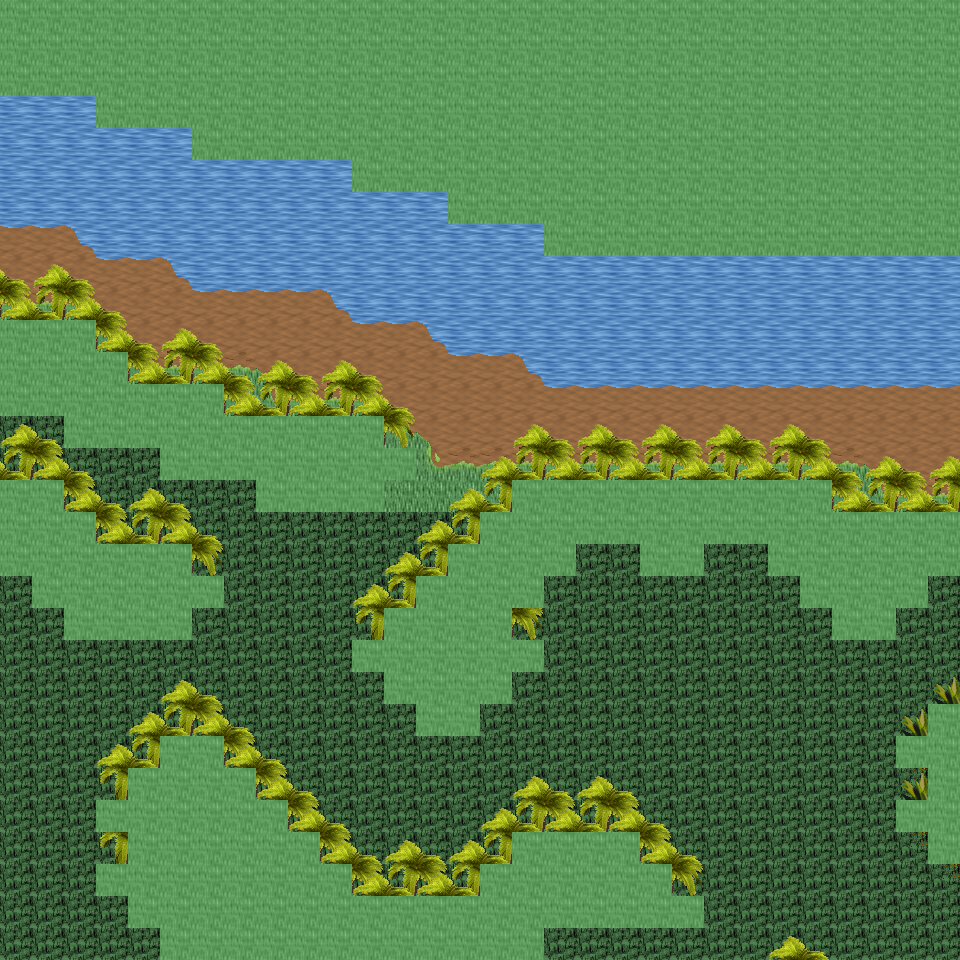

Rendered tile map (Tiled .tmx) drawn with the repository's tilesets; below, a short description and the map source with its tile grids summarised:
An orthogonal 30x30 tile map with 32x32 px tiles, 6 tile layers (Ground, Object, Object2, Above, ...), 35 tilesets and 8 objects (8x mapExit).

<map version="1.0" orientation="orthogonal" renderorder="right-down" width="30" height="30" tilewidth="32" tileheight="32" nextobjectid="9">
  <tileset firstgid="1" name="tileset_ground_ground" tilewidth="32" tileheight="32" tilecount="33" columns="3">
    <image source="../drawable/tileset_ground_ground.png" width="96" height="352" />
  </tileset>
  <tileset firstgid="34" name="tileset_ground_water_pool" tilewidth="32" tileheight="32" tilecount="72" columns="3">
    <image source="../drawable/tileset_ground_water_pool.png" width="96" height="768" />
  </tileset>
  <tileset firstgid="106" name="tileset_ground_water_pool_corners" tilewidth="32" tileheight="32" tilecount="72" columns="3">
    <image source="../drawable/tileset_ground_water_pool_corners.png" width="96" height="768" />
  </tileset>
  <tileset firstgid="178" name="tileset_ground_grass_edges" tilewidth="32" tileheight="32" tilecount="36" columns="12">
    <image source="../drawable/tileset_ground_grass_edges.png" width="384" height="96" />
  </tileset>
  <tileset firstgid="214" name="tileset_ground_grass_corners" tilewidth="32" tileheight="32" tilecount="24" columns="6">
    <image source="../drawable/tileset_ground_grass_corners.png" width="192" height="128" />
  </tileset>
  <tileset firstgid="238" name="tileset_plant_tree_palm_tree" tilewidth="32" tileheight="32" tilecount="6" columns="2">
    <image source="../drawable/tileset_plant_tree_palm_tree.png" width="64" height="96" />
  </tileset>
  <tileset firstgid="244" name="tileset_logic_creature_animal" tilewidth="32" tileheight="32" tilecount="32" columns="8">
    <image source="../drawable/tileset_logic_creature_animal.png" width="256" height="128" />
  </tileset>
  <tileset firstgid="276" name="tileset_logic_collision" tilewidth="32" tileheight="32" tilecount="1" columns="1">
    <image source="../drawable/tileset_logic_collision.png" width="32" height="32" />
  </tileset>
  <tileset firstgid="277" name="tileset_ground_ridge_earth_pale" tilewidth="32" tileheight="32" tilecount="96" columns="12">
    <image source="../drawable/tileset_ground_ridge_earth_pale.png" width="384" height="256" />
  </tileset>
  <tileset firstgid="373" name="tileset_object_tent" tilewidth="32" tileheight="32" tilecount="9" columns="3">
    <image source="../drawable/tileset_object_tent.png" width="96" height="96" />
  </tileset>
  <tileset firstgid="382" name="tileset_furniture_light_iron_lamp" tilewidth="32" tileheight="32" tilecount="3" columns="1">
    <image source="../drawable/tileset_furniture_light_iron_lamp.png" width="32" height="96" />
  </tileset>
  <tileset firstgid="385" name="tileset_furniture_light_flames" tilewidth="32" tileheight="32" tilecount="6" columns="6">
    <image source="../drawable/tileset_furniture_light_flames.png" width="192" height="32" />
  </tileset>
  <tileset firstgid="391" name="tileset_furniture_table_long_front_on_pale" tilewidth="32" tileheight="32" tilecount="3" columns="1">
    <image source="../drawable/tileset_furniture_table_long_front_on_pale.png" width="32" height="96" />
  </tileset>
  <tileset firstgid="394" name="tileset_furniture_chair_wooden_pale" tilewidth="32" tileheight="32" tilecount="4" columns="2">
    <image source="../drawable/tileset_furniture_chair_wooden_pale.png" width="64" height="64" />
  </tileset>
  <tileset firstgid="398" name="tileset_item_food_meals_1" tilewidth="32" tileheight="32" tilecount="2" columns="2">
    <image source="../drawable/tileset_item_food_meals_1.png" width="64" height="32" />
  </tileset>
  <tileset firstgid="400" name="tileset_item_drink_red_wine" tilewidth="32" tileheight="32" tilecount="4" columns="2">
    <image source="../drawable/tileset_item_drink_red_wine.png" width="64" height="64" />
  </tileset>
  <tileset firstgid="404" name="tileset_item_fishrods" tilewidth="32" tileheight="32" tilecount="12" columns="4">
    <image source="../drawable/tileset_item_fishrods.png" width="128" height="96" />
  </tileset>
  <tileset firstgid="416" name="tileset_building_wall_wood" tilewidth="32" tileheight="32" tilecount="16" columns="4">
    <image source="../drawable/tileset_building_wall_wood.png" width="128" height="128" />
  </tileset>
  <tileset firstgid="432" name="tileset_building_door_door_e" tilewidth="32" tileheight="32" tilecount="6" columns="2">
    <image source="../drawable/tileset_building_door_door_e.png" width="64" height="96" />
  </tileset>
  <tileset firstgid="438" name="tileset_building_door_door_w" tilewidth="32" tileheight="32" tilecount="6" columns="2">
    <image source="../drawable/tileset_building_door_door_w.png" width="64" height="96" />
  </tileset>
  <tileset firstgid="444" name="tileset_item_pot_barrel_tall" tilewidth="32" tileheight="32" tilecount="2" columns="1">
    <image source="../drawable/tileset_item_pot_barrel_tall.png" width="32" height="64" />
  </tileset>
  <tileset firstgid="446" name="tileset_building_fence_fence_chunky" tilewidth="32" tileheight="32" tilecount="21" columns="3">
    <image source="../drawable/tileset_building_fence_fence_chunky.png" width="96" height="224" />
  </tileset>
  <tileset firstgid="467" name="tileset_plant_bush_blue_green" tilewidth="32" tileheight="32" tilecount="1" columns="1">
    <image source="../drawable/tileset_plant_bush_blue_green.png" width="32" height="32" />
  </tileset>
  <tileset firstgid="468" name="tileset_logic_item_sheepfood" tilewidth="32" tileheight="32" tilecount="1" columns="1">
    <image source="../drawable/tileset_logic_item_sheepfood.png" width="32" height="32" />
  </tileset>
  <tileset firstgid="469" name="tileset_logic_creature_sheep" tilewidth="32" tileheight="32" tilecount="1" columns="1">
    <image source="../drawable/tileset_logic_creature_sheep.png" width="32" height="32" />
  </tileset>
  <tileset firstgid="470" name="tileset_logic_creature_amazon" tilewidth="32" tileheight="32" tilecount="16" columns="8">
    <image source="../drawable/tileset_logic_creature_amazon.png" width="256" height="64" />
  </tileset>
  <tileset firstgid="486" name="tileset_logic_item_fruits" tilewidth="32" tileheight="32" tilecount="16" columns="8">
    <image source="../drawable/tileset_logic_item_fruits.png" width="256" height="64" />
  </tileset>
  <tileset firstgid="502" name="tileset_plant_pineapple_plant" tilewidth="32" tileheight="32" tilecount="6" columns="2">
    <image source="../drawable/tileset_plant_pineapple_plant.png" width="64" height="96" />
  </tileset>
  <tileset firstgid="508" name="tileset_logic_portal" tilewidth="32" tileheight="32" tilecount="24" columns="8">
    <image source="../drawable/tileset_logic_portal.png" width="256" height="96" />
  </tileset>
  <tileset firstgid="532" name="tileset_ground_grass_2" tilewidth="32" tileheight="32" tilecount="21" columns="3">
    <image source="../drawable/tileset_ground_grass_2.png" width="96" height="224" />
  </tileset>
  <tileset firstgid="553" name="tileset_light_dim_yellow_light_7x5" tilewidth="32" tileheight="32" tilecount="35" columns="7">
    <image source="../drawable/tileset_light_dim_yellow_light_7x5.png" width="224" height="160" />
  </tileset>
  <tileset firstgid="588" name="tileset_light_yellow_light_5x5" tilewidth="32" tileheight="32" tilecount="25" columns="5">
    <image source="../drawable/tileset_light_yellow_light_5x5.png" width="160" height="160" />
  </tileset>
  <tileset firstgid="613" name="tileset_building_huts" tilewidth="32" tileheight="32" tilecount="338" columns="26">
    <image source="../drawable/tileset_building_huts.png" width="832" height="416" />
  </tileset>
  <tileset firstgid="951" name="tileset_logic_creature_spider" tilewidth="32" tileheight="32" tilecount="3" columns="3">
    <image source="../drawable/tileset_logic_creature_spider.png" width="96" height="32" />
  </tileset>
  <tileset firstgid="954" name="tileset_logic_creature_reptile" tilewidth="32" tileheight="32" tilecount="7" columns="7">
    <image source="../drawable/tileset_logic_creature_reptile.png" width="224" height="32" />
  </tileset>
  <layer name="Ground" width="30" height="30">
    <data>[900 cells, 900 non-empty, 8 distinct tile ids]</data>
  </layer>
  <layer name="Object" width="30" height="30">
    <data>[900 cells, 259 non-empty, 10 distinct tile ids]</data>
  </layer>
  <layer name="Object2" width="30" height="30">
    <data>[900 cells, 138 non-empty, 4 distinct tile ids]</data>
  </layer>
  <layer name="Above" width="30" height="30">
    <data>[900 cells, 211 non-empty, 6 distinct tile ids]</data>
  </layer>
  <layer name="Above2" width="30" height="30">
    <data>[900 cells, 55 non-empty, 3 distinct tile ids]</data>
  </layer>
  <layer name="Walkable" width="30" height="30">
    <data>[900 cells, 382 non-empty, 1 distinct tile ids]</data>
  </layer>
  <objectgroup name="MapEvents">
    <object id="1" name="south" type="mapExit" x="0" y="928" width="160" height="32">
      <properties>
        <property name="map" value="level_0_x274_y10" />
        <property name="x" value="0" />
        <property name="y" value="1" />
      </properties>
    </object>
    <object id="2" name="south2" type="mapExit" x="544" y="928" width="416" height="32">
      <properties>
        <property name="map" value="level_0_x274_y10" />
        <property name="x" value="17" />
        <property name="y" value="1" />
      </properties>
    </object>
    <object id="3" name="west" type="mapExit" x="0" y="96" width="32" height="224">
      <properties>
        <property name="map" value="level_0_x273_y9" />
        <property name="x" value="28" />
        <property name="y" value="3" />
      </properties>
    </object>
    <object id="4" name="west2" type="mapExit" x="0" y="416" width="32" height="64">
      <properties>
        <property name="map" value="level_0_x273_y9" />
        <property name="x" value="28" />
        <property name="y" value="13" />
      </properties>
    </object>
    <object id="5" name="west3" type="mapExit" x="0" y="576" width="32" height="384">
      <properties>
        <property name="map" value="level_0_x273_y9" />
        <property name="x" value="28" />
        <property name="y" value="18" />
      </properties>
    </object>
    <object id="6" name="east" type="mapExit" x="928" y="256" width="32" height="256">
      <properties>
        <property name="map" value="level_0_x275_y9" />
        <property name="x" value="1" />
        <property name="y" value="8" />
      </properties>
    </object>
    <object id="7" name="east2" type="mapExit" x="928" y="576" width="32" height="128">
      <properties>
        <property name="map" value="level_0_x275_y9" />
        <property name="x" value="1" />
        <property name="y" value="18" />
      </properties>
    </object>
    <object id="8" name="east3" type="mapExit" x="928" y="864" width="32" height="96">
      <properties>
        <property name="map" value="level_0_x275_y9" />
        <property name="x" value="1" />
        <property name="y" value="27" />
      </properties>
    </object>
  </objectgroup>
</map>
